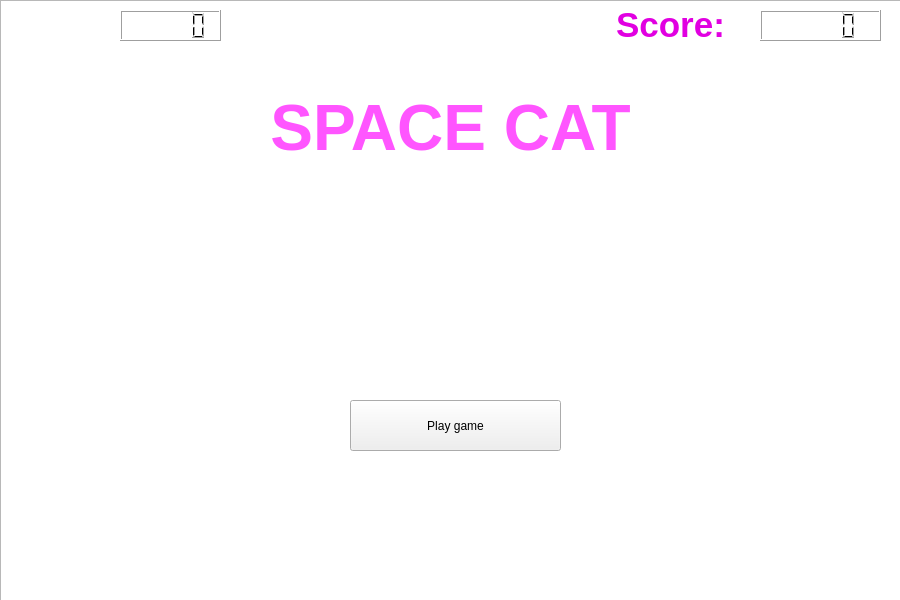
<?xml version="1.0" encoding="UTF-8"?>
<ui version="4.0">
 <class>Widget</class>
 <widget class="QWidget" name="Widget">
  <property name="geometry">
   <rect>
    <x>0</x>
    <y>0</y>
    <width>900</width>
    <height>600</height>
   </rect>
  </property>
  <property name="windowTitle">
   <string>Widget</string>
  </property>
  <widget class="QGraphicsView" name="graphicsView">
   <property name="geometry">
    <rect>
     <x>0</x>
     <y>0</y>
     <width>901</width>
     <height>601</height>
    </rect>
   </property>
  </widget>
  <widget class="QLabel" name="label">
   <property name="geometry">
    <rect>
     <x>580</x>
     <y>0</y>
     <width>181</width>
     <height>51</height>
    </rect>
   </property>
   <property name="styleSheet">
    <string notr="true">font: 8pt &quot;Lucida Handwriting&quot;;</string>
   </property>
   <property name="text">
    <string>&lt;html&gt;&lt;head/&gt;&lt;body&gt;&lt;p align=&quot;center&quot;&gt;&lt;span style=&quot; font-size:26pt; font-weight:600; color:#e100e1;&quot;&gt;Score:&lt;/span&gt;&lt;/p&gt;&lt;/body&gt;&lt;/html&gt;</string>
   </property>
  </widget>
  <widget class="QLCDNumber" name="lcdNumber">
   <property name="geometry">
    <rect>
     <x>760</x>
     <y>10</y>
     <width>121</width>
     <height>31</height>
    </rect>
   </property>
  </widget>
  <widget class="QLCDNumber" name="lcdNumber1">
   <property name="geometry">
    <rect>
     <x>120</x>
     <y>10</y>
     <width>101</width>
     <height>31</height>
    </rect>
   </property>
  </widget>
  <widget class="QLabel" name="label_2">
   <property name="geometry">
    <rect>
     <x>20</x>
     <y>10</y>
     <width>91</width>
     <height>31</height>
    </rect>
   </property>
   <property name="styleSheet">
    <string notr="true">font: 8pt &quot;Lucida Handwriting&quot;;</string>
   </property>
   <property name="text">
    <string>&lt;html&gt;&lt;head/&gt;&lt;body&gt;&lt;p&gt;&lt;img src=&quot;:/sources/heart.png&quot;/&gt;&lt;img src=&quot;:/sources/heart.png&quot;/&gt;&lt;img src=&quot;:/sources/heart.png&quot;/&gt;&lt;/p&gt;&lt;/body&gt;&lt;/html&gt;</string>
   </property>
  </widget>
  <widget class="QPushButton" name="pushButton">
   <property name="geometry">
    <rect>
     <x>350</x>
     <y>400</y>
     <width>211</width>
     <height>51</height>
    </rect>
   </property>
   <property name="toolTip">
    <string>&lt;html&gt;&lt;head/&gt;&lt;body&gt;&lt;p&gt;&lt;img src=&quot;:/sources/items/life.png&quot;/&gt;&lt;br/&gt;&lt;/p&gt;&lt;/body&gt;&lt;/html&gt;</string>
   </property>
   <property name="whatsThis">
    <string>&lt;html&gt;&lt;head/&gt;&lt;body&gt;&lt;p align=&quot;center&quot;&gt;&lt;span style=&quot; color:#ff00ff;&quot;&gt;Start&lt;/span&gt;&lt;/p&gt;&lt;/body&gt;&lt;/html&gt;</string>
   </property>
   <property name="styleSheet">
    <string notr="true">font: 20pt &quot;Lucida Handwriting&quot;;</string>
   </property>
   <property name="text">
    <string>Play game</string>
   </property>
  </widget>
  <widget class="QLabel" name="label_3">
   <property name="geometry">
    <rect>
     <x>160</x>
     <y>80</y>
     <width>581</width>
     <height>151</height>
    </rect>
   </property>
   <property name="styleSheet">
    <string notr="true">font: 8pt &quot;Lucida Handwriting&quot;;</string>
   </property>
   <property name="text">
    <string>&lt;html&gt;&lt;head/&gt;&lt;body&gt;&lt;p align=&quot;center&quot;&gt;&lt;span style=&quot; font-size:48pt; font-weight:600; color:#ff55ff;&quot;&gt;SPACE CAT&lt;/span&gt;&lt;/p&gt;&lt;p align=&quot;center&quot;&gt;&lt;span style=&quot; color:#ffffff;&quot;&gt;© 2017 Higher School of Software Engineering.&lt;/span&gt;&lt;/p&gt;&lt;p align=&quot;center&quot;&gt;&lt;span style=&quot; color:#ffffff;&quot;&gt;All rights reserved.&lt;/span&gt;&lt;/p&gt;&lt;/body&gt;&lt;/html&gt;</string>
   </property>
  </widget>
  <widget class="QLabel" name="label_4">
   <property name="geometry">
    <rect>
     <x>0</x>
     <y>-10</y>
     <width>901</width>
     <height>621</height>
    </rect>
   </property>
   <property name="text">
    <string>&lt;html&gt;&lt;head/&gt;&lt;body&gt;&lt;p&gt;&lt;img src=&quot;:/sources/items/back1.png&quot;/&gt;&lt;/p&gt;&lt;/body&gt;&lt;/html&gt;</string>
   </property>
  </widget>
  <zorder>graphicsView</zorder>
  <zorder>label_4</zorder>
  <zorder>label</zorder>
  <zorder>lcdNumber</zorder>
  <zorder>lcdNumber1</zorder>
  <zorder>label_2</zorder>
  <zorder>pushButton</zorder>
  <zorder>label_3</zorder>
 </widget>
 <layoutdefault spacing="6" margin="11"/>
 <resources/>
 <connections/>
</ui>
